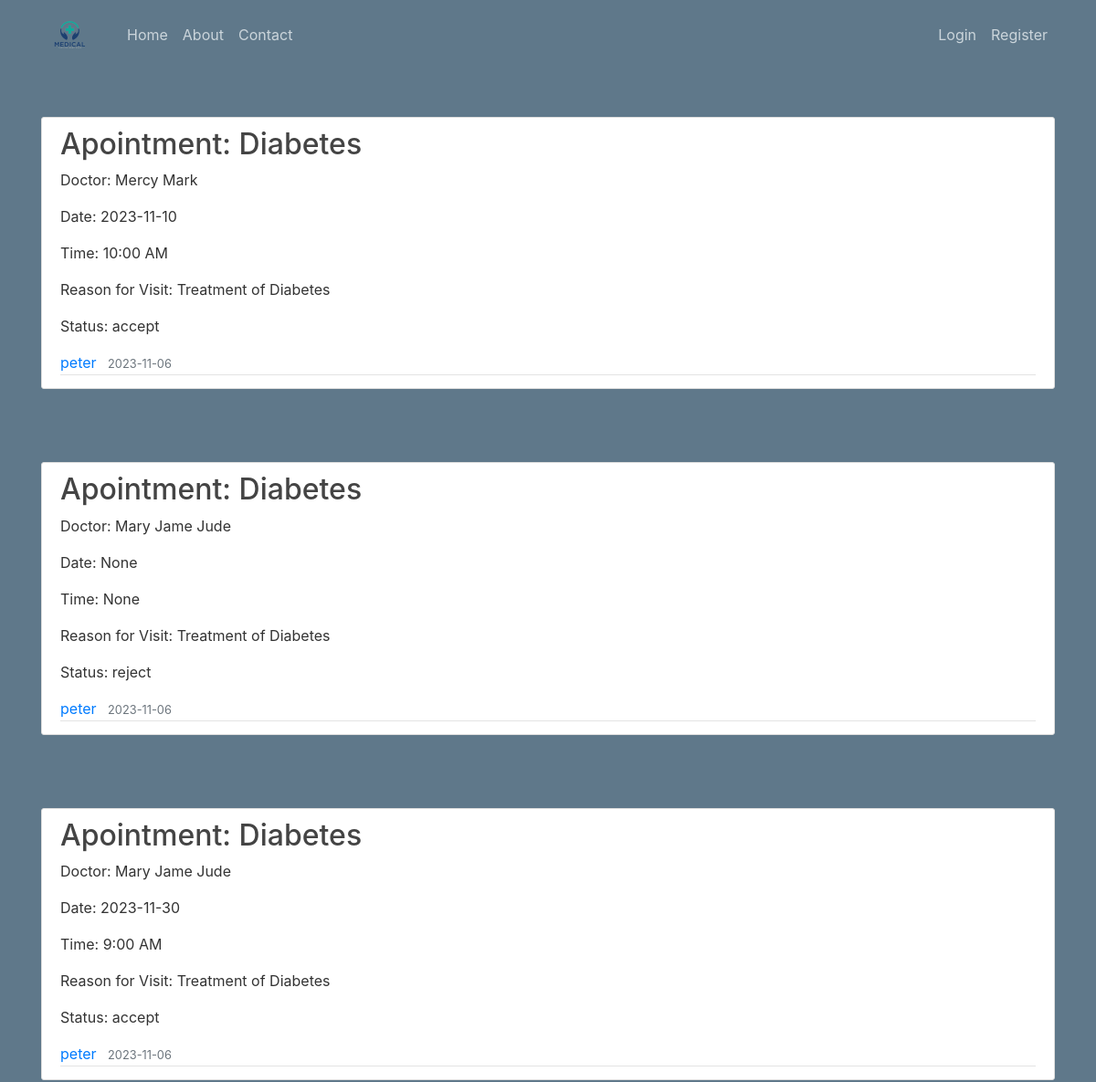
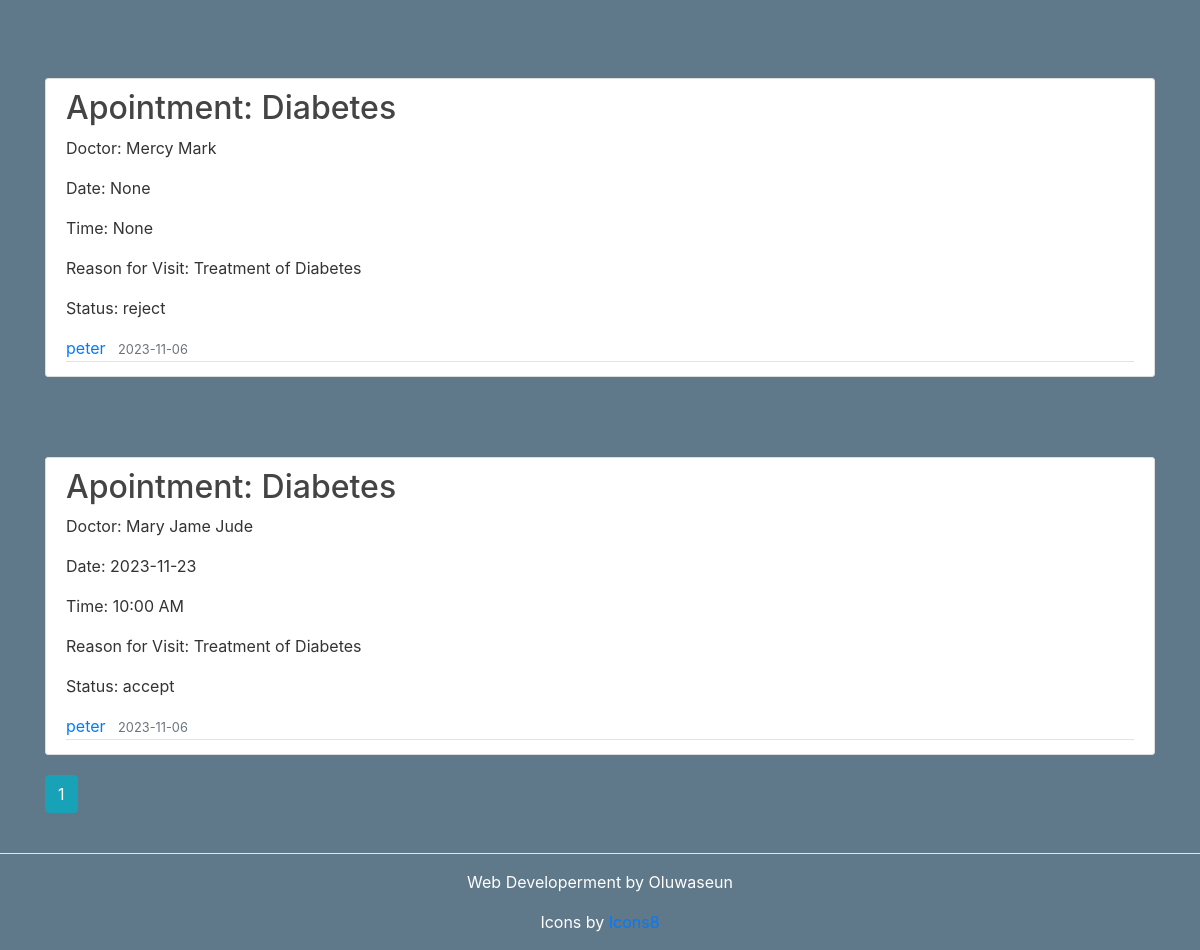
The page /user/peter on the database its author committed (2 pictures, top to bottom).
### patient/models.py (models this page shows, shortened)
class Apointment(db.Model):
    id = db.Column(db.Integer, primary_key=True)
    title = db.Column(db.String(100), nullable=False)
    doctor = db.Column(db.String(255), nullable=False)
    time = db.Column(db.String(255), nullable=False)
    date = db.Column(db.String(100), nullable=False)
    reason = db.Column(db.String(255), nullable=False)
    status = db.Column(db.String(255), nullable=False)
    date_posted = db.Column(db.DateTime, nullable=False, default=datetime.utcnow)
    user_id = db.Column(db.Integer, db.ForeignKey('user.id'), nullable=False)

class User(db.Model, UserMixin):
    id = db.Column(db.Integer, primary_key=True)
    username = db.Column(db.String(20), unique=True, nullable=False)
    email = db.Column(db.String(120), unique=True, nullable=False)
    image_file = db.Column(db.String(20), nullable=False, default='default.jpg')
    password = db.Column(db.String(60), nullable=False)
    phone = db.Column(db.String(120), unique=True, nullable=False)
    user_type = db.Column(db.String(20), unique=True, nullable=False)
    apointments = db.relationship('Apointment', backref='author', lazy=True)
    patientrecords = db.relationship('Record', backref='record', lazy=True)
    records = db.relationship('Record', backref='user', lazy='dynamic')
    medicals = db.relationship('Medical', backref='med', lazy=True)
    healths = db.relationship('Health', backref='worker', lazy=True)

### patient/users/routes.py (the view)
@users.route("/user/<string:username>")
def user_apointments(username):
    page = request.args.get('page', 1, type=int)
    user = User.query.filter_by(username=username).first_or_404()
    apointments = Apointment.query.filter_by(author=user)\
        .order_by(Apointment.date_posted.desc())\
        .paginate(page=page, per_page=5)
    return render_template('user_apointments.html', apointments=apointments, user=user)

### patient/templates/user_apointments.html
{% extends "layout.html" %}
{% block content %}
    <h1 class="mb-3">Apointments by {{ user.username }} ({{ apointments.total }})</h1>
    {% for apointment in apointments.items %}
        <article class="media content-section topbar">
          <div class="media-body">
            <h2><a class="article-title" href="{{ url_for('apointments.apointment', apointment_id=apointment.id) }}">Apointment: {{ apointment.title }}</a></h2>
            <p class="article-content">Doctor: {{ apointment.doctor }}</p>
            <p class="article-content">Date: {{ apointment.date }}</p>
            <p class="article-content">Time: {{ apointment.time }}</p>
            <p class="article-content">Reason for Visit: {{ apointment.reason }}</p>
            <p class="article-content">Status: {{ apointment.status }}</p>
            <div class="article-metadata">
              <a class="mr-2" href="{{ url_for('users.user_apointments', username=apointment.author.username) }}">{{ apointment.author.username }}</a>
              <small class="text-muted">{{ apointment.date_posted.strftime('%Y-%m-%d') }}</small>
            </div>
        </article>
    {% endfor %}
    {% for page_num in apointments.iter_pages(left_edge=1, right_edge=1, left_current=1, right_current=2) %}
      {% if page_num %}
        {% if apointments.page == page_num %}
          <a class="btn btn-info mb-4" href="{{ url_for('users.user_apointments', username=user.username, page=page_num) }}">{{ page_num }}</a>
        {% else %}
          <a class="btn btn-outline-info mb-4" href="{{ url_for('users.user_apointments', username=user.username, page=page_num) }}">{{ page_num }}</a>
        {% endif %}
      {% else %}
        ...
      {% endif %}
    {% endfor %}
{% endblock content %}

### patient/templates/layout.html (shortened to what this page needs)
<!DOCTYPE html>
<html>
<head>
    <link rel="stylesheet" href="https://maxcdn.bootstrapcdn.com/bootstrap/4.0.0/css/bootstrap.min.css">
    <link rel="stylesheet" type="text/css" href="{{ url_for('static', filename='main.css') }}">
</head>
<body>
    <header class="site-header">
      <nav class="navbar navbar-expand-md navbar-dark bg-steel fixed-top">
        <div class="container">
          <a class="navbar-brand mr-4" href="/"><img src="{{ url_for('static', filename='logo.png') }}" alt="Patient Management System"> </a>
          <div class="collapse navbar-collapse" id="navbarToggle">
            <div class="navbar-nav mr-auto">
              <a class="nav-item nav-link" href="{{ url_for('main.home') }}">Home</a>
              <a class="nav-item nav-link" href="{{ url_for('main.about') }}">About</a>
              <a class="nav-item nav-link" href="{{ url_for('main.contact') }}">Contact</a>
            </div>
            <div class="navbar-nav">
              {% if current_user.is_authenticated %}
                <a class="nav-item nav-link" href="{{ url_for('patientrecords.myrecord') }}">My Info</a>
                <a class="nav-item nav-link" href="{{ url_for('users.account') }}">Account</a>
                <a class="nav-item nav-link" href="{{ url_for('users.logout') }}">Logout</a>
              {% else %}
                <a class="nav-item nav-link" href="{{ url_for('users.login') }}">Login</a>
                <a class="nav-item nav-link" href="{{ url_for('users.register') }}">Register</a>
              {% endif %}
            </div>
          </div>
        </div>
      </nav>
    </header>
    <main role="main" class="container" style=" width: 100%">
      <div class="row">
        <div class="container" >
          {% block content %}{% endblock %}
        </div>
      </div>
    </main>
<hr style=" background-color: white;">
<footer id="footer">
<p>Web Developerment by Oluwaseun</p>
<p>Icons by <a target="_blank" href="https://icons8.com">Icons8</a></p>
</footer>
</body>
</html>

### patient/static/main.css (style rules this page uses)
body { background: #5f788a; color: #333333; }
h1, h2, h3, h4, h5, h6 { color: #444444; }
.bg-steel { background-color: #5f788a; }
.site-header .navbar-nav .nav-link { color: #cbd5db; }
.content-section { background: #ffffff; padding: 10px 20px; border: 1px solid #dddddd; border-radius: 3px; margin-bottom: 20px; text-wrap: balance; word-break: break-all; }
.article-title { color: #444444; }
.article-content { text-wrap: balance; word-break: break-all; }
.article-metadata { padding-bottom: 1px; margin-bottom: 4px; border-bottom: 1px solid #e3e3e3 }
.navbar { text-align: center; }
.navbar-nav { text-align: center; }
.topbar { margin-top: 5rem; clear: both; }
#footer { color: white; text-align: center; }

### rows shown on the page
Apointment: title "Diabetes", doctor "Mercy Mark", date "2023-11-10", time "10:00 AM", reason "Treatment of Diabetes", status "accept", author.username "peter", date_posted "2023-11-06"
Apointment: title "Diabetes", doctor "Mary Jame Jude", date "None", time "None", reason "Treatment of Diabetes", status "reject", author.username "peter", date_posted "2023-11-06"
Apointment: title "Diabetes", doctor "Mary Jame Jude", date "2023-11-30", time "9:00 AM", reason "Treatment of Diabetes", status "accept", author.username "peter", date_posted "2023-11-06"
Apointment: title "Diabetes", doctor "Mercy Mark", date "None", time "None", reason "Treatment of Diabetes", status "reject", author.username "peter", date_posted "2023-11-06"
Apointment: title "Diabetes", doctor "Mary Jame Jude", date "2023-11-23", time "10:00 AM", reason "Treatment of Diabetes", status "accept", author.username "peter", date_posted "2023-11-06"

### other values the page prints
{{ page_num }} "1"
